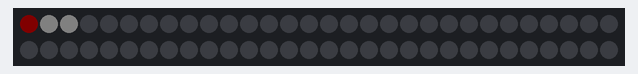
This sketch was run on a simulated ESP8266 (NodeMCU). Parts: 60 RGB LEDs in strip order, left to right, continuing on the next row. Dim RGB values are drawn brighter than linear; WiFi joins after 1.5 s; servers stay silent unless stated; uploads are accepted with an empty reply; what the sketch prints to the serial monitor is not drawn.

Above: at 1.65 s.
At 3.15 s:
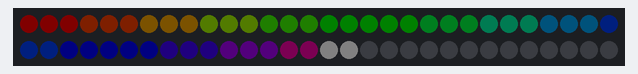
At 4.96 s:
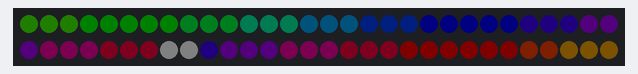
At 13.36 s:
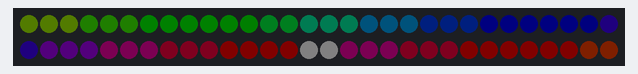
At 24.48 s:
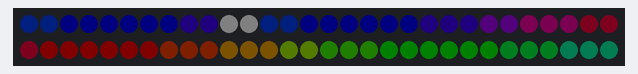
At 30.1 s:
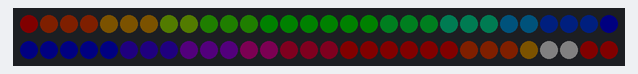

The sketch:

LoLCOLORS.ino
```cpp
#include <ESP8266WiFi.h>
#include <ESP8266HTTPClient.h>
#include <WS2812FX.h>

/*
 * Key parameters for initializing program
 */
#define WIFI_SSID "kipi"
#define WIFI_PW "danik830"
#define WIFI_TIMEOUT 30000

#define LED_PIN 5
#define LED_COUNT 60

#define DEFAULT_COLOR 0xFF5900
#define DEFAULT_BRIGHTNESS 5
#define DEFAULT_SPEED 2000

#define MODE_ACTIVE FX_MODE_CHASE_BLACKOUT
#define MODE_LETTER FX_MODE_STATIC

#define LETTERS 4

#define L1_START 46
#define L1_END 59

#define L2_START 31
#define L2_END 44

#define L3_START 16
#define L3_END 29

#define L4_START 0
#define L4_END 14

/*
 * Colours for each champion
 */

 #define LUX PINK
 #define ORI ORANGE
 #define NAMI CYAN
 #define SORAKA YELLOW
 #define MORG PURPLE
 #define SONA BLUE
 #define KARMA GREEN
 #define LULU MAGENTA
 #define RAKAN RED
 #define XERATH (uint32_t)0x007FFF
 #define VEIGAR (uint32_t)0x4B15CB
 #define CAIT (uint32_t)0xD2A52D
 #define ZYRA (uint32_t)0x71267E
 #define BRAND (uint32_t)0xCC300F
 #define BARD (uint32_t)0xF8D412
 #define AHRI (uint32_t)0xEFC3E9
 #define OTHER WHITE

/*
 * Various url extensions for making requests to riot api
 */
const String name = "Kipi";
const String summonerID = "summoner/v4/summoners/by-name/" + name;
const String matches = "match/v4/matchlists/by-account/";
const String inGame = "spectator/v4/active-games/by-summoner/";

/*
 * Function prototypes
 */
void wifi_setup();
void riot_api();
uint32_t set_color(String);

/*
 * Arrays for setting LED strip segments
 */
int letterStart[] = {L1_START, L2_START, L3_START, L4_START};
int letterEnd[] = {L1_END, L2_END, L3_END, L4_END};

/*
 * Necessary to illuminate LED strip
 */
WS2812FX led = WS2812FX(LED_COUNT, LED_PIN, NEO_GRB + NEO_KHZ800);

/*
 * Variable for checking fetching new data every X seconds
 */
unsigned long wifi_check = 0;

/*
 * Various Riot API strings to reduce clutter in code
 */
const String apiurl = "https://na1.api.riotgames.com/lol/";
const String ext = "?api_key=";
const String extIndex = "?endIndex=4&beginIndex=0&api_key=";
const String tKey = "your_key_here";
const String fingerprint = "your_fp_here";

/*
 * data is the data recovered from the riot api function
 * LEDCOLOR is the data recovered from the set_color function
 */
int count = 0;
String data[5];
uint32_t LEDCOLOR;

/*
 * Initial setup, runs once.
 * Sets initial colors for LED strip and connects to wi-fi.
 */
void setup() {
  Serial.begin(115200);
  Serial.println();
  Serial.println("Application Starts");

  Serial.println("LED Init");
  led.init();
  led.setSpeed(DEFAULT_SPEED);
  led.setMode(FX_MODE_CHASE_RAINBOW);
  led.setBrightness(DEFAULT_BRIGHTNESS);
  led.start();

  Serial.println("Wifi Setup");
  wifi_setup();

  Serial.println("Ready");
  }

/*
 * Looping function while the board has power. Basically runs the important functions every 30 seconds.
 */
void loop() {
  led.service();
  unsigned long now = millis();
  if (now - wifi_check > WIFI_TIMEOUT) {
    riot_api();
    if (data[0] == "no") {
    for (int i = 0; i < 5; i++) {
      LEDCOLOR = set_color(data[i + 1]);
      led.setSegment(i, letterStart[i], letterEnd[i], MODE_LETTER, LEDCOLOR, 2000, false);
    }
  }
    else if (data[0] == "yes") {
      led.setSegment(0, letterStart[0], letterEnd[0], FX_MODE_CHASE_RAINBOW, LEDCOLOR, 1000, false);
      for (int i = 1; i < 5; i++) {
        LEDCOLOR = set_color(data[i]);
        led.setSegment(i, letterStart[i], letterEnd[i], MODE_LETTER, LEDCOLOR, 2000, false);
      }
    }
    //disables LEDs to seperate segments
    led.setSegment(4, 15, 15, MODE_LETTER, BLACK, 2000, false);
    led.setSegment(5, 30, 30, MODE_LETTER, BLACK, 2000, false);
    led.setSegment(6, 45, 45, MODE_LETTER, BLACK, 2000, false);
    wifi_check = now;
  }
  }

/*
 * Function returns an led strip color depending on the champion id.
 */
uint32_t set_color(String id) {
  uint32_t color;
  if (id == "99") {
    return LUX;
  }
  else if (id == "61") {
    return ORI;
  }
  else if (id == "267") {
    return NAMI;
  }
  else if (id == "16") {
    return SORAKA;
  }
  else if (id == "25") {
    return MORG;
  }
  else if (id == "37") {
    return SONA;
  }
  else if (id == "43") {
    return KARMA;
  }
  else if (id == "117") {
    return LULU;
  }
  else if (id == "497") {
    return RAKAN;
  }
  else if (id == "101") {
    return XERATH;
  }
  else if (id == "45") {
    return VEIGAR;
  }
  else if (id == "51") {
    return CAIT;
  }
  else if (id == "143") {
    return ZYRA;
  }
  else if (id == "63") {
    return BRAND;
  }
  else if (id == "432") {
    return BARD;
  }
  else if (id == "103") {
    return AHRI;
  }
  else {
    return OTHER;
  }
}

/*
 * Function that connects to wi-fi. The program does not advance to loop() until a connection is initiated.
 */
void wifi_setup() {
	Serial.print("Connecting to ");
	Serial.println(WIFI_SSID);

	WiFi.begin(WIFI_SSID, WIFI_PW);
	WiFi.mode(WIFI_STA);

	unsigned long connect_start = millis();

	while (WiFi.status() != WL_CONNECTED) {
		delay(500);
		Serial.print(".");

		if (millis() - connect_start > WIFI_TIMEOUT) {
			Serial.println();
			Serial.println("Timeout, resetting...");
			ESP.reset();
		}
	}

	Serial.println();
	Serial.print("Connected to ");
	Serial.print(WiFi.localIP());
	Serial.println();
}

/*
 * The juice of the program, acquiring the last champs played and in game info is the end result.
 */
void riot_api() {
  HTTPClient http;
  String url = "";
  String payload = "";

  /*
   * First we have to find the summoner ID make additional requests
   */
  Serial.println("***Finding Summoner ID and Account ID***");
  url = apiurl + summonerID + ext + tKey;
  Serial.print("Fetching from: ");
  Serial.println(url);
  http.begin(url, fingerprint);
  int httpCode = http.GET();
  Serial.print("Response code: ");
  Serial.println(httpCode);

  String ID = "";
  String ingameID = "";
  if (httpCode > 0) {
    payload = http.getString();
    Serial.println("Text returned: ");
    Serial.println(payload);

    String summonerSS[7];
    int s = 0, j = 0;
    for (int i = 0; i < payload.length(); i++) {
    	if (payload.charAt(i) == ',') {
    		summonerSS[j] = payload.substring(s, i);
    		s = i + 1;
    		j++;
    	}
    }
    Serial.print("Summoner ID Substring: ");
    Serial.println(summonerSS[1]);
    String idSS[3];
    s = 1;
    j = 0;
    for (int i = 1; i < summonerSS[1].length(); i++) {
      if (summonerSS[1].charAt(i) == '"') {
        idSS[j] = summonerSS[1].substring(s, i);
        s = i + 1;
        j++;
      }
    }
    ID = idSS[2];
    s = 2;
    j = 0;
    for (int i = 2; i < summonerSS[0].length(); i++) {
      if (summonerSS[0].charAt(i) == '"') {
        idSS[j] = summonerSS[0].substring(s, i);
        s = i + 1;
        j++;
      }
    }
    //additionally here we get the account id, this is used to check if the summoner is currently in a game
    ingameID = idSS[2];
    Serial.print("Summoner ID = ");
    Serial.println(ID);
    Serial.print("Account ID = ");
    Serial.println(ingameID);

  }

  /*
   * Now we can look up past matches, we are only interested in the past 4 matches
   * We need to build a new url that uses the newly found summoner ID
   */
   Serial.println("***Finding Past 4 Matches***");
   url = apiurl + matches + ID + extIndex + tKey;
   Serial.print("Fetching from: ");
   Serial.println(url);
   http.begin(url, fingerprint);
   httpCode = http.GET();
   Serial.print("Response code: ");
   Serial.println(httpCode);

   if (httpCode > 0) {
    payload = http.getString();

    String matchSS[5];
    int s = 1, j = 0;
    for (int i = 1; i < payload.length(); i++) {
      if (payload.charAt(i) == '{') {
        matchSS[j] = payload.substring(s, i);
        s = i + 1;
        j++;
        if (j == 4) {
          matchSS[j] = payload.substring(s, payload.length() - 1);
          break;
        }
      }
    }
    s = 0;
    j = 0;
    String match1SS[8];
    for (int i = 1; i < matchSS[1].length(); i++) {
      if (matchSS[1].charAt(i) == ',') {
        match1SS[j] = matchSS[1].substring(s, i);
        s = i + 1;
        j++;
      }
    }
    match1SS[2].remove(0, 11);

    s = 0;
    j = 0;
    String match2SS[8];
    for (int i = 1; i < matchSS[2].length(); i++) {
      if (matchSS[2].charAt(i) == ',') {
        match2SS[j] = matchSS[2].substring(s, i);
        s = i + 1;
        j++;
      }
    }
    match2SS[2].remove(0, 11);

    s = 0;
    j = 0;
    String match3SS[8];
    for (int i = 1; i < matchSS[3].length(); i++) {
      if (matchSS[3].charAt(i) == ',') {
        match3SS[j] = matchSS[3].substring(s, i);
        s = i + 1;
        j++;
      }
    }

    match3SS[2].remove(0, 11);
    s = 0;
    j = 0;
    String match4SS[11];
    for (int i = 1; i < matchSS[4].length(); i++) {
      if (matchSS[4].charAt(i) == ',') {
        match4SS[j] = matchSS[4].substring(s, i);
        s = i + 1;
        j++;
      }
    }
    match4SS[2].remove(0, 11);

    String IG = "yes";
    Serial.println("***Checking if summoner is in a match***");
    url = apiurl + inGame + ingameID + ext + tKey;
    Serial.print("Fetching from: ");
    Serial.println(url);
    http.begin(url, fingerprint);
    httpCode = http.GET();
    Serial.print("Response code: ");
    Serial.println(httpCode);
    //if we get a 404 that means they are not in a match.
    if (httpCode == 404) {
      IG = "no";
    }
    http.end();

    /*
     * Finally after obtaining the data from the past four games, we put them in the global array that is procssed in the looping function.
     * Additionally, we check if they are also in a game.
     */
    data[0] = IG;
    data[1] = match1SS[2];
    data[2] = match2SS[2];
    data[3] = match3SS[2];
    data[4] = match4SS[2];
    Serial.println("Is summoner currently in a match? ");
    Serial.println(IG);
    Serial.println("4 most recent champions: ");
    Serial.println(match1SS[2]);
    Serial.println(match2SS[2]);
    Serial.println(match3SS[2]);
    Serial.println(match4SS[2]);
   }
  }
```

Measured:
- what the display in image 5 shows lasts 0.6 s, from 30.0 s to 30.6 s
